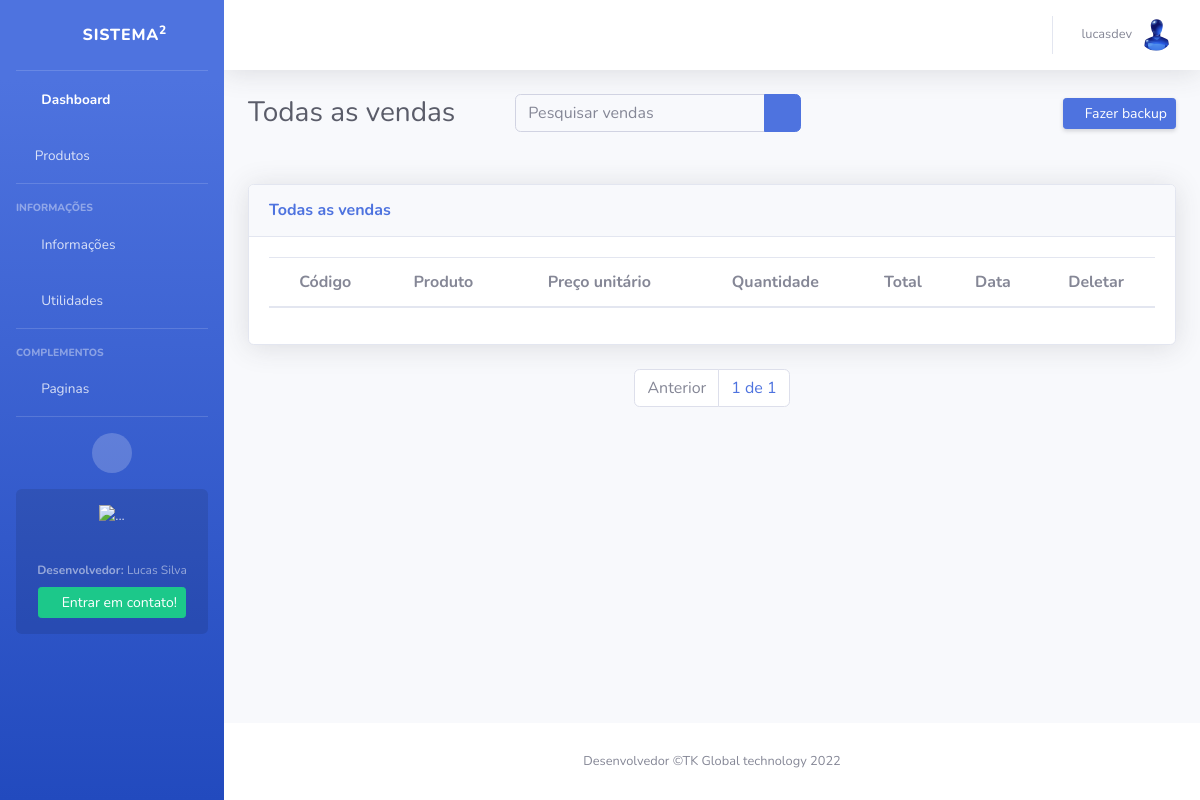
The page /vendas/todas-as-vendas/ (signed in) on the database as committed earlier.
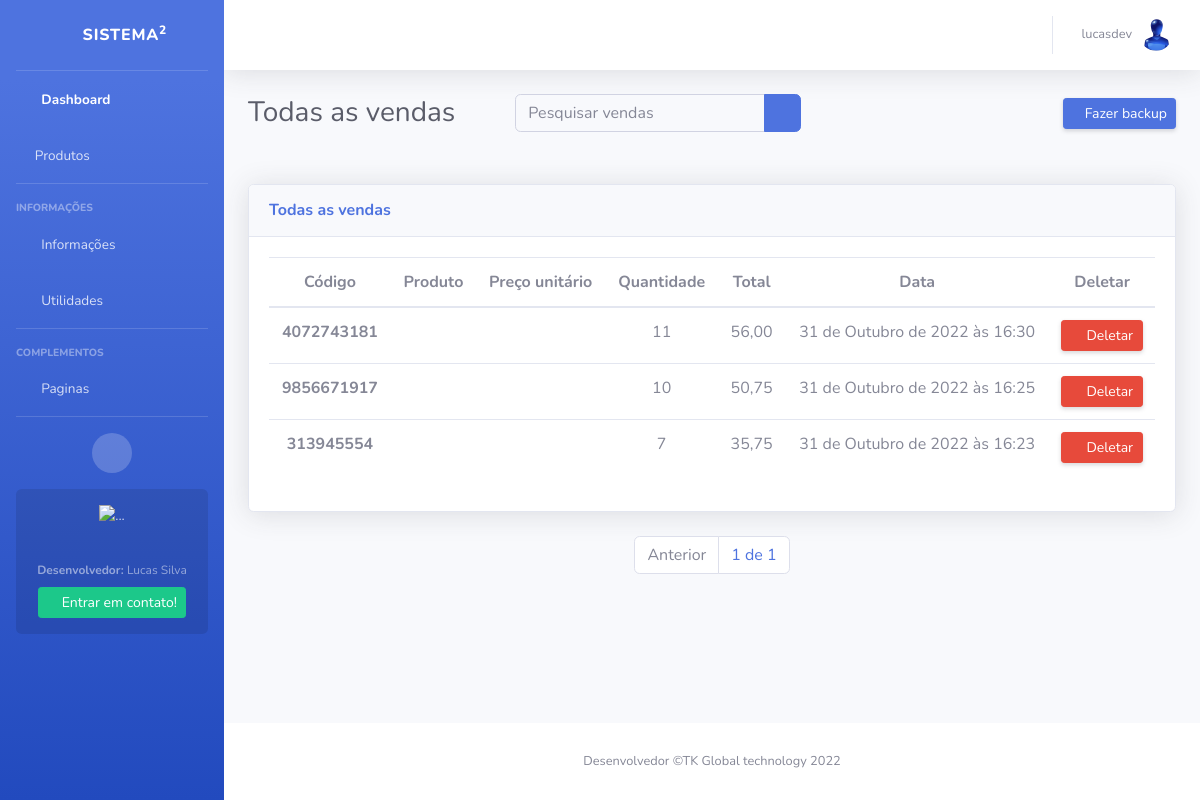
The same page on the database as committed later.
### apps/sales_products/models/sales.py (models this page shows, shortened)
class SellProduct(models.Model):
    code_sale = models.IntegerField(default=generate_id, editable=False)
    sold_by = models.ForeignKey(User, on_delete=models.CASCADE)
    cart_product = models.ForeignKey(Cart, on_delete=models.CASCADE, null=True, blank=True)
    quantity = models.IntegerField(default=1, null=True, blank=True)
    amount = models.DecimalField(decimal_places=2, max_digits=9, null=True, blank=True, editable=False)
    date_sale = models.DateTimeField(auto_now_add=True)
    class Meta:
        db_table = 'sales'
        verbose_name = 'Produtos vendidos'
        verbose_name_plural = 'Produtos vendidos'
        ordering = ('-date_sale',)

### apps/sales_products/views/sales.py (the view, shortened to what this page needs)
# urls.py: path('todas-as-vendas/', ProductsSoldView.as_view(), name='all_producs_sold'),
class ProductsSoldView(LoginRequiredMixin, ListView):
    template_name = 'products-solds.html'
    redirect_field_name = 'login'
    model = SellProduct
    def get(self, request, *args, **kwargs):
        self.object_list = self.get_queryset()
        allow_empty = self.get_allow_empty()
        sell = SellProduct.objects.all().order_by('-date_sale')
        queryset = request.GET.get('q')
        print(queryset)
        paginator = Paginator(sell, 10)
        page = self.request.GET.get('page')
        posts = paginator.get_page(page)
        context = dict()
        context['posts'] = posts
        return self.render_to_response(context)

### apps/sales_products/templates/products-solds.html (shortened to what the changed rows need)
{% extends 'base.html' %}
{% load static %}
{% block body %}
<div class="container-fluid">
    <div class="d-sm-flex align-items-center justify-content-between mb-5">
        <h1 class="h3 mb-0 text-gray-800">Todas as vendas</h1>
    </div>
    <div class="row">
        <div class="col-xl-12 col-lg-12">
            <div class="card shadow mb-4">
                <div class="card-body">
                    <div class="table-responsive-sm">
                        <table class="table table-hover">
                            <thead>
                            <tr  class="text-center">
                                <th scope="col">Código</th>
                                <th scope="col">Produto</th>
                                <th scope="col">Preço unitário</th>
                                <th scope="col">Quantidade</th>
                                <th scope="col">Total</th>
                                <th scope="col">Data</th>
                                <th scope="col">Deletar</th>
                            </tr>
                            </thead>
                            <tbody>
                            {% for sell_prod in posts %}
                            <tr class="text-center">
                                <th scope="row">{{sell_prod.code_sale}}</th>
                                <td>{{sell_prod.product}}</td>
                                <td>{{sell_prod.unit_price}}</td>
                                <td>{{sell_prod.quantity}}</td>
                                <td>{{sell_prod.amount}}</td>
                                <td>{{sell_prod.date_sale}}</td>
                                <td>
                                    <form action="{% url 'delete_produc_sold' sell_prod.pk %}" method="post">
                                        <button class="d-none d-sm-inline-block btn btn-sm btn-danger shadow-sm float-left col-md-12" type="submit">
                                            <i class="fas fa-trash mt-1 fa-sm fa-fw text-gray-100 float-left"></i>
                                            Deletar
                                        </button>
                                    </form>
                                </td>
                            </tr>
                            {% endfor %}
                        </table>
                    </div>
                </div>
            </div>
        </div>
    </div>
</div>
{% endblock body %}

Rows that differ between the two databases and show on the page:
added SellProduct: code_sale "4072743181", quantity "11", amount "56,00", date_sale "31 de Outubro de 2022 às 16:30"
added SellProduct: code_sale "9856671917", quantity "10", amount "50,75", date_sale "31 de Outubro de 2022 às 16:25"
added SellProduct: code_sale "313945554", quantity "7", amount "35,75", date_sale "31 de Outubro de 2022 às 16:23"
